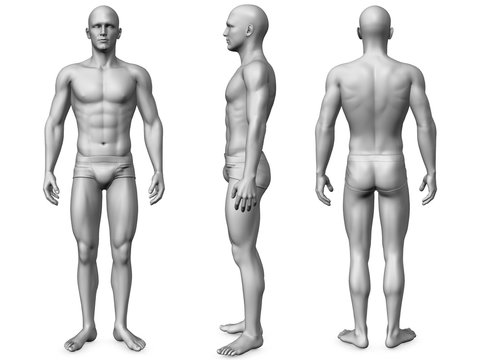
#> input picture tools/roman-figure-parts/base-man/concept.png, 480 x 360 px
$ python build.py
#> lines starting #> are read from the running program, lines starting #| are printed output that depends on the picture; after the words box and inside, x2 and y2 are one past the last pixel; in counts of white or black regions, pixels touching at a corner belong together
"""Base man for AW-STUDY-0020, built part by part from Evan's front / side / back reference (concept.png).

Each part is lofted from the reference silhouettes: widths from the front view, depths from the side view,
so the front and side outlines match the picture. Parts: head, nose, ears, neck, torso, arms, hands
(palm, four fingers, thumb), legs, feet, briefs. Z up, metres, front faces -Y, origin between the feet.

python build.py  ->  base-man.glb and r/ (front, side, back renders and the compare sheet)
"""
import json, math, os, sys
import numpy as np
from PIL import Image
from scipy.ndimage import binary_fill_holes, uniform_filter1d

HERE = os.path.dirname(os.path.abspath(__file__))
REF = os.path.join(HERE, "concept.png")
P = dict(height=1.80, top=4, ground=357, cx_front=103.5, cx_side=248.0, cx_back=375.5)
S = P["height"] / (P["ground"] - P["top"])          # metres per reference pixel

M = binary_fill_holes(np.asarray(Image.open(REF).convert("L")) < 235)
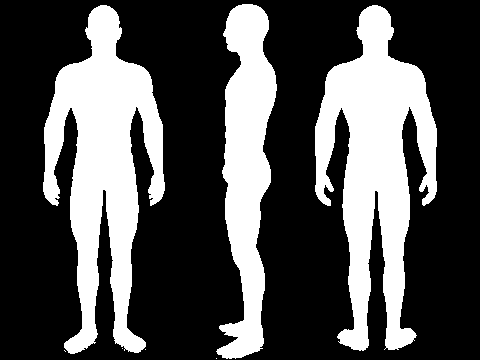
#> M: shape (360, 480) bool; 31.7% white; 7 white regions (4 under 20 px), largest, box (x1, y1, x2, y2) and area: (315, 5, 437, 351) 21369, (43, 5, 165, 354) 20989, (216, 4, 277, 359) 12492

def X(px): return (px - P["cx_front"]) * S
def Y(px): return (px - P["cx_side"]) * S
def Z(py): return (P["ground"] - py) * S

def run_at(y, x, x0, x1):
    """The silhouette run on row y that contains column x (searching x0..x1); (left, right) or None."""
    row = M[int(y)]
    if not row[int(x)]:
        return None
    l = int(x)
    while l > x0 and row[l - 1]: l -= 1
    r = int(x)
    while r < x1 and row[r + 1]: r += 1
    return l, r

def runs(y, x0, x1):
    row = M[int(y)]; out = []; on = False
    for x in range(x0, x1 + 1):
        if row[x] and not on: s = x; on = True
        if not row[x] and on: out.append((s, x - 1)); on = False
    if on: out.append((s, x1))
    return out

def sm(a, k=9):
    return uniform_filter1d(np.asarray(a, float), k, mode="nearest")

# ---------------------------------------------------------------- loft
def ring(cx, cy, cz, a, rf, rb, n=24, p=2.0, front_pinch=0.0):
    """Horizontal ring: half-width a, front radius rf (towards -Y), back radius rb; superellipse exponent p."""
    pts = []
    for i in range(n):
        t = 2 * math.pi * i / n
        c, s = math.cos(t), math.sin(t)
        cc = math.copysign(abs(c) ** (2 / p), c)
        ss = math.copysign(abs(s) ** (2 / p), s)
        r = rf if s < 0 else rb
        x = a * cc * (1 - front_pinch * max(0.0, -s))
        pts.append((cx + x, cy + r * ss, cz))
    return pts

def loft(rings, cap0=True, cap1=True):
    n = len(rings[0]); V = [v for r in rings for v in r]; F = []
    for k in range(len(rings) - 1):
        for i in range(n):
            a, b = k * n + i, k * n + (i + 1) % n
            F.append((a, b, b + n, a + n))
    if cap0:
        c = len(V); V.append(tuple(np.mean(rings[0], 0)))
        F += [(c, (i + 1) % n, i) for i in range(n)]
    if cap1:
        c = len(V); V.append(tuple(np.mean(rings[-1], 0))); o = (len(rings) - 1) * n
        F += [(c, o + i, o + (i + 1) % n) for i in range(n)]
    return V, F

def mirror(part):
    V, F = part
    return [(-x, y, z) for x, y, z in V], [tuple(reversed(f)) for f in F]

def tube(path, radii, n=10):
    """A round tube along a 3D polyline (fingers, thumb)."""
    path = np.asarray(path, float); rings = []
    for i, (p, r) in enumerate(zip(path, radii)):
        d = path[min(i + 1, len(path) - 1)] - path[max(i - 1, 0)]; d /= np.linalg.norm(d)
        u = np.cross(d, [1, 0, 0]);
        if np.linalg.norm(u) < 1e-3: u = np.cross(d, [0, 1, 0])
        u /= np.linalg.norm(u); v = np.cross(d, u)
        rings.append([tuple(p + r * (math.cos(t) * u + math.sin(t) * v)) for t in np.linspace(0, 2 * math.pi, n, endpoint=False)])
    return loft(rings)

PARTS = {}

# ---------------------------------------------------------------- head (shell without nose and ears)
ys = list(range(5, 52)); hw, hf, hb = [], [], []
for y in ys:
    l, r = run_at(y, 103, 40, 170)
    w = (r - l + 1) / 2
    if 26 <= y <= 39: w = min(w, 15.2)                    # ears are their own part
    fl, fr = run_at(y, 248, 205, 285)
    if 28 <= y <= 37: fl = max(fl, 226)                    # the nose is its own part
    hw.append(w); hf.append(fl); hb.append(fr)
hw, hf, hb = sm(hw, 5), sm(hf, 5), sm(hb, 5)
mid = (hf + hb) / 2
i0 = ys.index(17); W0, F0, B0 = hw[i0], hf[i0], hb[i0]; M0 = (F0 + B0) / 2
for i, y in enumerate(ys):
    if y < 17:
        k = math.sqrt(max(0.0, 1 - ((17 - y) / 13.2) ** 2))
        hw[i] = W0 * k; hf[i] = M0 - (M0 - F0) * k; hb[i] = M0 + (B0 - M0) * k; mid[i] = M0
rings = []
for y, w, f, b, m in zip(ys, hw, hf, hb, mid):
    rings.append(ring(0, Y(m), Z(y), w * S, (m - f) * S, (b - m) * S, n=32, p=2.0, front_pinch=0.22))
# round the crown
w0, f0, b0, m0 = hw[0], hf[0], hb[0], mid[0]
dome = [ring(0, Y(m0), Z(3.85), 0.3 * S, 0.3 * S, 0.3 * S, n=32)]
PARTS["Head"] = loft(dome + rings)

# nose: a wedge on the face, bridge between the eyes to the tip and nostrils
face = lambda y: Y(226.0)
nose = []
for y, out, half in [(26.5, 0.0, 1.2), (29, 0.8, 1.4), (31, 1.6, 1.8), (33, 2.6, 2.4), (35, 3.2, 3.0), (36.4, 2.2, 3.1), (37.2, 0.4, 2.6)]:
    nose.append([(0, face(y) - out * S, Z(y)), (half * S, face(y) + 1.6 * S, Z(y)), (0, face(y) + 2.4 * S, Z(y)), (-half * S, face(y) + 1.6 * S, Z(y))])
PARTS["Nose"] = loft(nose)

# brow ridge and chin give the facial outline its planes
brow = [ring(0, Y(227.2), Z(y), 11.5 * S, 1.2 * S, 1.0 * S, n=16, p=2.2) for y in (24.5, 25.5, 26.5)]

chin = [ring(0, Y(228.4), Z(y), w * S, 1.3 * S, 2.0 * S, n=16) for y, w in ((44, 4.5), (46, 5.5), (48, 5.0), (49.5, 3.5))]


# ears
ear = []
for y, h in [(26.5, 0.8), (27.5, 2.2), (29.5, 3.0), (32, 3.1), (34.5, 2.6), (36.8, 1.8), (38.6, 0.8)]:
    ear.append(ring(X(103.5 + 14.6 + 0.9), Y(248.5), Z(y), 1.0 * S, h * S, h * 0.85 * S, n=14))
PARTS["EarL"] = loft(ear); PARTS["EarR"] = mirror(PARTS["EarL"])

# ---------------------------------------------------------------- neck
neck = []
for y in range(42, 70, 2):
    l, r = 92, 115
    f, b = 237 + max(0, 44 - y) * 0.0, 263 + max(0, y - 58) * 0.8
    if y < 52: f = 235
    neck.append(ring(0, Y((f + b) / 2 - 0.5), Z(y), np.interp(y, [42, 58, 68], [11.5, 12.0, 15.0]) * S,
                     ((b - f) / 2 + 0.8) * S, ((b - f) / 2 + 0.8) * S, n=24))
PARTS["Neck"] = loft(neck)

# ---------------------------------------------------------------- torso
ys = list(range(60, 189, 2)); tw, tc, tf, tb = [], [], [], []
for y in ys:
    rr = run_at(y, 103, 40, 170)
    if y < 112:                                            # arms merge with the torso up here
        off = np.interp(y, [60, 66, 72, 80, 90, 104, 112], [0, 5, 13, 16, 17, 21, 24])
        l, r = rr[0] + off, rr[1] - off
        if y < 76:                                         # trapezius: slope from the neck to the acromion
            h = np.interp(y, [58, 62, 66, 70, 76], [12, 16, 22, 28, 32]); l, r = 103.5 - h, 103.5 + h
    else:
        l, r = rr
    f, b = run_at(y, 250, 205, 285)
    tw.append((r - l + 1) / 2); tf.append(f); tb.append(b)
tw, tf, tb = sm(tw, 13), sm(tf, 13), sm(tb, 13)
rings = [ring(0, Y((f + b) / 2), Z(y), w * S, (b - f) / 2 * S * (0.8 if y < 68 else 1.0), (b - f) / 2 * S * (0.8 if y < 68 else 1.0), n=36, p=2.15)
         for y, w, f, b in zip(ys, tw, tf, tb)]
PARTS["Torso"] = loft(rings)

# ---------------------------------------------------------------- arm (left of the picture = figure's right), then mirror
ys = list(range(72, 177, 2)); aw, ac = [], []
for y in ys:
    if y < 112:
        l = run_at(y, 103, 40, 170)[0]
        w = np.interp(y, [72, 78, 86, 96, 112], [9, 15, 18.5, 19.5, 18.5])
        aw.append(w / 2); ac.append(l + w / 2)
    else:
        l, r = runs(y, 40, 72)[0]
        aw.append((r - l + 1) / 2); ac.append((l + r) / 2)
aw, ac = sm(aw), sm(ac)
dr = lambda y: np.interp(y, [66, 112, 140, 160, 176], [1.0, 1.0, 1.0, 1.04, 1.12])   # depth / width
yc = lambda y: np.interp(y, [66, 176], [250.0, 246.0])
rings = [ring(X(c), Y(yc(y)), Z(y), w * S, w * dr(y) * S, w * dr(y) * S, n=20, p=2.0)
         for y, w, c in zip(ys, aw, ac)]
cap = ring(X(ac[0] + 1.5), Y(250), Z(69.0), 2.5 * S, 2.5 * S, 2.5 * S, n=20)
PARTS["ArmR"] = loft([cap] + rings); PARTS["ArmL"] = mirror(PARTS["ArmR"])

# ---------------------------------------------------------------- hand: palm, four fingers, thumb (palm faces the thigh)
hx = X(51.0); hy = Y(246.0)
palm = []
for y, t, d in [(174, 3.0, 5.0), (178, 3.4, 7.0), (184, 3.6, 8.4), (189, 3.4, 8.6), (192, 3.0, 8.2)]:
    palm.append(ring(hx, hy, Z(y), t * S, d * S, d * S, n=16, p=2.6))
PARTS["PalmR"] = loft(palm)
HAND_TURN = math.radians(40)
fingers = []
for k, (dy, L) in enumerate([(-6.0, 13.0), (-2.0, 14.5), (2.0, 13.5), (5.8, 10.5)]):  # index .. little, front to back
    y0 = 191.5; path, radii = [], []
    for j in range(6):
        u = j / 5; curl = 1.8 * u * u
        path.append((hx + 0.6 * S, hy + (dy * S) - curl * S * 0.6, Z(y0 + u * L) + curl * S * 0.3))
        radii.append((1.55 - 0.45 * u) * S)
    fingers.append(tube(path, radii))
thumb_path = [(hx + 1.0 * S, hy - 6.5 * S, Z(180)), (hx + 1.6 * S, hy - 9.0 * S, Z(184)),
              (hx + 1.8 * S, hy - 10.0 * S, Z(188)), (hx + 1.7 * S, hy - 10.4 * S, Z(191.5))]
fingers.append(tube(thumb_path, [2.0 * S, 1.8 * S, 1.6 * S, 1.3 * S]))
def turn(part, ang, cx, cy):
    V, F = part; c, s_ = math.cos(ang), math.sin(ang)
    return [(cx + (x - cx) * c - (y - cy) * s_, cy + (x - cx) * s_ + (y - cy) * c, z) for x, y, z in V], F
PARTS["PalmR"] = turn(PARTS["PalmR"], HAND_TURN, hx, hy)
fingers = [turn(f, HAND_TURN, hx, hy) for f in fingers]
for k, f in enumerate(fingers):
    name = ["IndexR", "MiddleR", "RingR", "LittleR", "ThumbR"][k]
    PARTS[name] = f; PARTS[name[:-1] + "L"] = mirror(f)
PARTS["PalmL"] = mirror(PARTS["PalmR"])

# ---------------------------------------------------------------- leg (left of picture), mirrored
ys = list(range(184, 345, 2)); lw, lc, lf, lb = [], [], [], []
for y in ys:
    rs = [q for q in runs(y, 60, 103) if q[1] - q[0] > 6]
    if y < 190 or not rs:
        l, r = 72, 102.5
    else:
        l, r = rs[0]; r = min(r, 102.5)
    f, b = run_at(y, 245, 205, 285) or (225, 259)
    if y < 204: f, b = 225, 259
    if y > 322:                                          # below the ankle the silhouette is the foot
        l, r = 81.5, 94.5; f, b = 246, 260
    lw.append((r - l + 1) / 2); lc.append((l + r) / 2); lf.append(f); lb.append(b)
lw, lc, lf, lb = sm(lw), sm(lc), sm(lf), sm(lb)
rings = [ring(X(c), Y((f + b) / 2), Z(y), w * S, (b - f) / 2 * S, (b - f) / 2 * S, n=28, p=2.0)
         for y, w, c, f, b in zip(ys, lw, lc, lf, lb)]
PARTS["LegR"] = loft(rings); PARTS["LegL"] = mirror(PARTS["LegR"])

# ---------------------------------------------------------------- foot: lofted heel to toe along -Y
cols = list(range(262, 216, -2)); rings = []
for xs in cols:  # heel at 262, toes at 217 in the side view
    u = (262 - xs) / 45
    h = np.interp(u, [0, 0.08, 0.25, 0.45, 0.7, 0.85, 1.0], [5, 9, 13, 9, 5, 3.6, 2.4])
    half = np.interp(u, [0, 0.15, 0.55, 0.8, 1.0], [5.5, 6.5, 9.5, 10.5, 7.0])
    cx = np.interp(u, [0, 1], [87.0, 77.0])
    pts = []
    for i in range(20):
        t = math.pi * i / 19
        pts.append((X(cx) + half * S * math.cos(t), Y(xs), Z(356.5) + h * S * math.sin(t) ** 0.6))
    rings.append(pts)
PARTS["FootR"] = loft(rings); PARTS["FootL"] = mirror(PARTS["FootR"])

# ---------------------------------------------------------------- briefs: a cloth layer over the hips
ys = [176, 180, 184, 188]; rings = []
for y in ys:
    i = int((y - 60) / 2); w, f, b = tw[min(i, len(tw) - 1)], tf[min(i, len(tf) - 1)], tb[min(i, len(tb) - 1)]
    rings.append(ring(0, Y((f + b) / 2), Z(y), w * S * 1.035, (b - f) / 2 * S * 1.05, (b - f) / 2 * S * 1.04, n=36, p=2.35))
PARTS["Briefs"] = loft(rings)
cuff = []
for y in (186, 192, 198):
    i = int((y - 184) / 2); w, c, f, b = lw[i], lc[i], lf[i], lb[i]
    cuff.append(ring(X(c), Y((f + b) / 2), Z(y), w * S * 1.045, (b - f) / 2 * S * 1.05, (b - f) / 2 * S * 1.05, n=28))
PARTS["BriefsCuffR"] = loft(cuff); PARTS["BriefsCuffL"] = mirror(PARTS["BriefsCuffR"])

if __name__ == "__main__":
    json.dump({k: [v[0], v[1]] for k, v in PARTS.items()}, open(os.path.join(HERE, "r", "parts.json") if os.path.isdir(os.path.join(HERE, "r")) else os.devnull, "w"))
